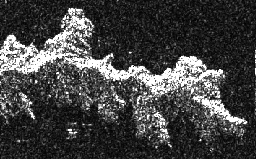
%> input picture DIP/nzjers1.jpg, 256 x 159 px
$ octave main.m   (GNU Octave 9; MATLAB toolbox functions it lacks are replaced by stand-ins)
%> lines starting %> are read from the running program, lines starting %| are printed output that depends on the picture
### DIP/Linear Filters/extended_convolution.m
function filtered_image = extended_convolution(image, kernel)
% returns a convolved greyscale image

[krnl_h, krnl_w] = size(kernel);

% calculate max (+/-) kernal overlap about desired pixel
offset_h = floor(krnl_h/2);
offset_w = floor(krnl_w/2);

% pad input image array by replicating borders as per the offsets
image = padarray(image,[offset_h, offset_w], 'replicate');
[img_h, img_w] = size(image);
filtered_image_prime = zeros(img_h, img_w);

for row=offset_h+1:img_h-offset_h
    for col=offset_w+1:img_w-offset_w
        sum = 0;

        % find index of first element as per the kernal overlap (accounting
        % for non-zero indexing)
        start_row = row - offset_h - 1;
        start_col = col - offset_w - 1;

        for k_row=1:krnl_h
            for k_col=1:krnl_w
                % find index of current comparison pixel as offset from the
                % central pixel then convolve current comparison pixel
                compare_index_h = start_row + k_row;
                compare_index_w = start_col + k_col;
                sum = sum + image(compare_index_h, compare_index_w) * kernel(k_row, k_col);
            end
        end
        filtered_image_prime(row, col) = sum; % populate current pixel with new value
    end
end

% extract image within the zero pad
filtered_image = filtered_image_prime(1+offset_h:img_h-offset_h, 1+offset_w:img_w-offset_w);

end

### DIP/Linear Filters/fft_convolution.m
function filtered_image = fft_convolution(image, kernel)
% returns a convolved greyscale image

kernel = flip(kernel); % flip kernel ahead of fft2 convolve
[krnl_h, krnl_w] = size(kernel);
offset_h = floor(krnl_h/2);
offset_w = floor(krnl_w/2);


% pad input image array by replicating borders as per the offsets
image = padarray(image,[offset_h, offset_w], 'replicate');
[img_h, img_w] = size(image);

% convolve using fft2 and return to spacial domain using ifft2
filtered_image_prime = ifft2(fft2(image) .* fft2(kernel,img_h,img_w));

% extract image data, ignoring pre-padding done by fft2
filtered_image = filtered_image_prime(krnl_h:img_h,krnl_w:img_w);

end

### DIP/Linear Filters/gaussian_filter.m
function [kernel] = gaussian_filter(sigma)
%creates a size x size sized gaussain kernel (with sd of value sigma) along
%with the sum of all the elements

size = 2 * ceil(3*sigma) + 1;
kernel = zeros(size, size);
variance = sigma^2;

%offsets from center of image
center = floor(size/2);

%gaussian equation in 2D - TODO: Only generate one quadrant and replicate
for row=-center:center
    for col=-center:center
        val = (1/(2*pi*variance))*exp(-(col^2 + row^2)/(2*variance));
        kernel(row+center+1, col+center+1) = val;
    end
end

kernel = kernel/sum(kernel(:)); %normalise
end

### DIP/Linear Filters/mean_filter.m
function kernel = mean_filter(rows, cols)

kernel = ones(rows, cols)/(rows*cols);

end

### DIP/Linear Filters/main.m
% fft convolution
close all
files = {'nzjers1.jpg', 'foetus.png'};
image = im2double(imread(char(files(1))));
%> image: size 159x256 double; min 0.00392, max 1, mean 0.262
total_kernels = 3;

for i=1:total_kernels
    if i==1
        kernel = mean_filter(5, 5);
    elseif i==2
        kernel = gaussian_filter(1);
    else
        kernel = [0 -1 0; -1 5 -1; 0 -1 0]; %fspecial('gaussian', 7, 1);
    end

    % filter using Extended Convolution
    tstart = tic;
    filtered = extended_convolution(image, kernel);
    extended_time = toc(tstart)*1000;

    % filter using FFT
    tstart = tic;
    filtered_fft = fft_convolution(image, kernel);
    fft_time = toc(tstart)*1000;

    % reference filter using imfilter and compare diff w/ FFT method
    tstart = tic;
    reference = image; %imfilter(image, kernel, 'replicate');
    imfilter_time = toc(tstart)*1000;
    difference = 0.5 + 10 * (filtered - reference);
    ssd = sum((filtered_fft(:) - reference(:)) .^ 2);

    % plots
    figure(i)
    subplot(221); imshow(reference); title('Reference Result');
    subplot(222); imshow(filtered_fft); title('FFT Convolution');
    subplot(223); imshow(difference); title(sprintf('FFT Diff (SSD=%.1f)',ssd));
    subplot(224);
    bar(categorical({'Extended', 'FFT','imfilter'}),[extended_time fft_time imfilter_time]);
    title(sprintf('Execution Times for a %dx%d Kernel', size(kernel)));
    ylabel('Execution Time (ms)');
end
%> this loop made 3 passes
%> ssd on passes 1 to 3: 838.5, 516.3, 9595.3
%> pass 1, in extended_convolution, `image = padarray(image,[offset_h, offset_w], 'replicate');`:
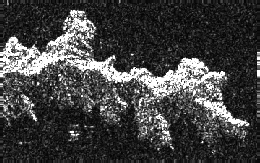
%> image: size 163x260 double; min 0.00392, max 1, mean 0.259
%> pass 1, `filtered = extended_convolution(image, kernel);`:
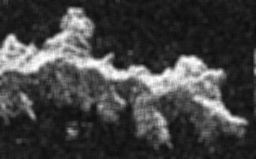
%> filtered: size 159x256 double; min 0.0504, max 1, mean 0.262
%> pass 1, in fft_convolution, `filtered_image_prime = ifft2(fft2(image) .* fft2(kernel,img_h,img_w));`:
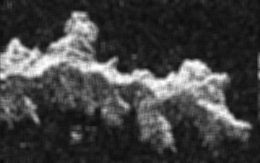
%> filtered_image_prime: size 163x260 double; min 0.0463, max 1, mean 0.259
%> after the loop, kernel = [0 -1 0; -1 5 -1; 0 -1 0]
